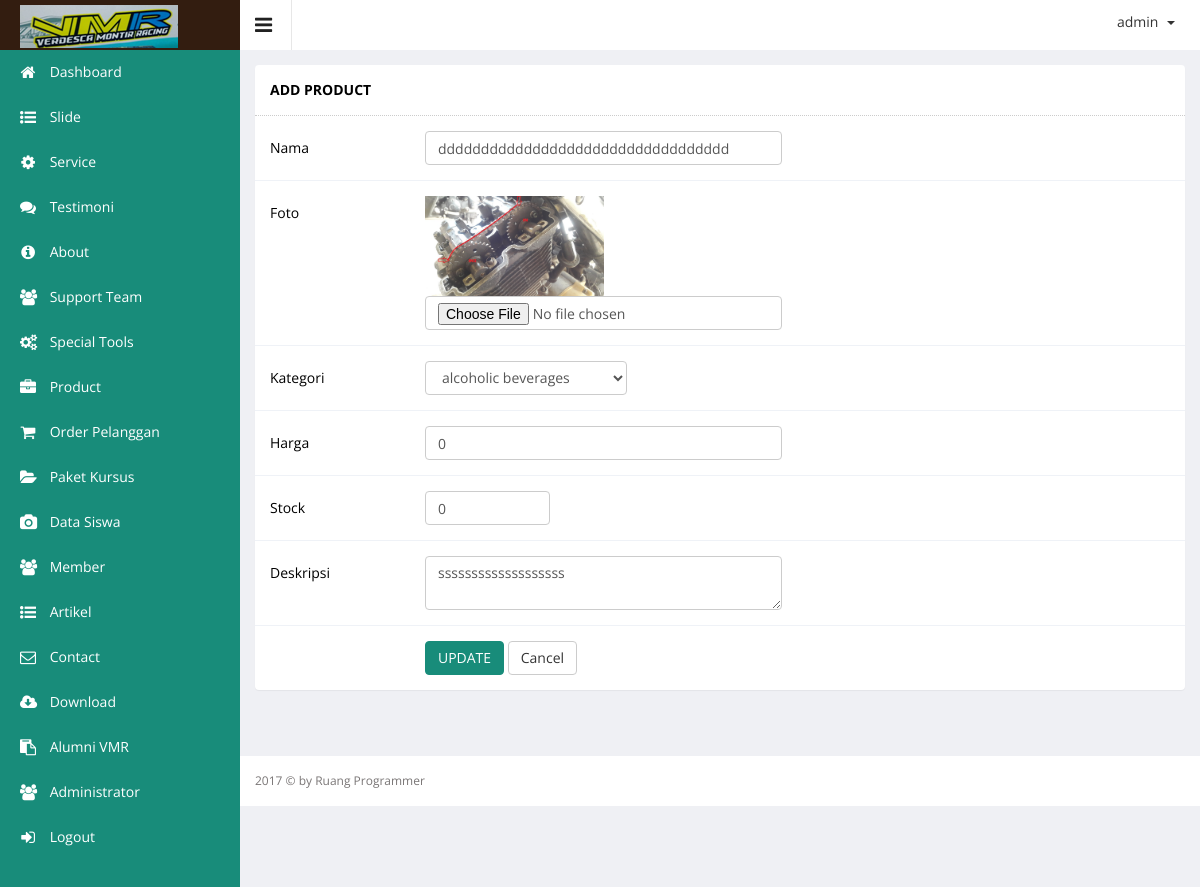
/admin/index.php?hal=master/product/edit&id=52 (signed in), run on the app's committed database.
### tables this page shows
CREATE TABLE `product` (
  `product_id` int(10) UNSIGNED NOT NULL,
  `product_name` varchar(100) DEFAULT NULL,
  `product_price` int(11) DEFAULT NULL,
  `product_desc` text,
  `product_images` text,
  `product_stock` int(11) DEFAULT NULL,
  `product_date` datetime DEFAULT NULL,
  `category_id` int(11) DEFAULT NULL
);

### admin/master/product/edit.php (the view, shortened to what this page needs)
<?php
$id = $_GET['id'];
$queryRowProduct = mysql_query("SELECT * FROM product where product_id = '".$id."'");
$rowProduct = mysql_fetch_array($queryRowProduct);
 ?>
        <div class="wrapper">
            <div class="row">
                <div class="col-lg-12">
                    <section class="panel">
                        <header class="panel-heading">
                           ADD PRODUCT
                        </header>
                        <div class="panel-body">
                            <div class=" form">
                                <form class="cmxform form-horizontal adminex-form" id="commentForm" method="POST" enctype="multipart/form-data"  action="">
                                    <div class="form-group ">
                                        <label for="cname" class="control-label col-lg-2" style="text-align: left;">Nama</label>
                                        <div class="col-lg-5">
                                            <input class=" form-control" id="cname" name="product_name" minlength="2" type="text" value="<?php echo $rowProduct['product_name']  ?>" required/>
                                        </div>
                                    </div>
                                    <div class="form-group ">
                                        <label for="cname" class="control-label col-lg-2" style="text-align: left;">Foto</label>
                                        <div class="col-lg-5">
                                            <img src="../images/product/<?php echo $rowProduct['product_images']; ?>" width="50%">
                                            <input class=" form-control" id="cname" name="product_images" minlength="2" type="file"/>
                                        </div>
                                    </div>
                                     <div class="form-group ">
                                        <label for="cemail" class="control-label col-lg-2" style="text-align: left;">Kategori</label>
                                        <div class="col-lg-3">
                                            <select name="product_category" class="form-control " >
                                            <?php
                                              $queryCategory = mysql_query("SELECT * FROM category ORDER BY category_id DESC");
                                              while ($rowCategory  = mysql_fetch_array($queryCategory)) {
                                                if($rowProduct['category_id'] == $rowCategory['category_id']){
                                            ?>
                                                <option value="<?php echo $rowCategory['category_id']; ?>" selected><?php echo $rowCategory['category_name'] ?></option>
                                            <?php
                                                }else{
                                            ?>
                                                 <option value="<?php echo $rowCategory['category_id']; ?>"><?php echo $rowCategory['category_name'] ?></option>
                                            <?php }
                                            } ?>
                                            </select>
                                        </div>
                                    </div>
                                    <div class="form-group ">
                                        <label for="cemail" class="control-label col-lg-2" style="text-align: left;">Harga </label>
                                        <div class="col-lg-5">
                                            <input class="form-control " id="tanpa-rupiah" type="text" name="product_price" value="<?php echo number_format($rowProduct['product_price'], 0, ',', '.');  ?>" required />
                                        </div>
                                    </div>
                                    <div class="form-group ">
                                        <label for="curl" class="control-label col-lg-2" style="text-align: left;">Stock</label>
                                        <div class="col-lg-2">
                                            <input class="form-control " id="tanpa-rupiah" type="text" name="product_stock" value="<?php echo $rowProduct['product_stock']; ?>" />
                                        </div>
                                    </div>
                                    <div class="form-group ">
                                        <label for="ccomment" class="control-label col-lg-2" style="text-align: left;">Deskripsi</label>
                                        <div class="col-lg-5">
                                            <textarea class="form-control " id="ccomment" name="product_desc" required><?php echo $rowProduct['product_desc']; ?></textarea>
                                        </div>
                                    </div>
                                    <div class="form-group">
                                        <div class="col-lg-offset-2 col-lg-5">
                                            <button class="btn btn-primary" type="submit" name="ubah">UPDATE</button>
                                            <a href="?hal=master/product/list">
                                            <button class="btn btn-default" type="button">Cancel</button>
                                            </a>
                                        </div>
                                    </div>
                                </form>
                            </div>
                        </div>
                    </section>
                </div>
            </div>
        </div>

### data on the page
product: product_name "dddddddddddddddddddddddddddddddddd", product_images (picture), product_price "0", product_stock "0", product_desc "sssssssssssssssssss"

### other printed values
$_SESSION['username'] "admin"
form field product_category "alcoholic beverages"
